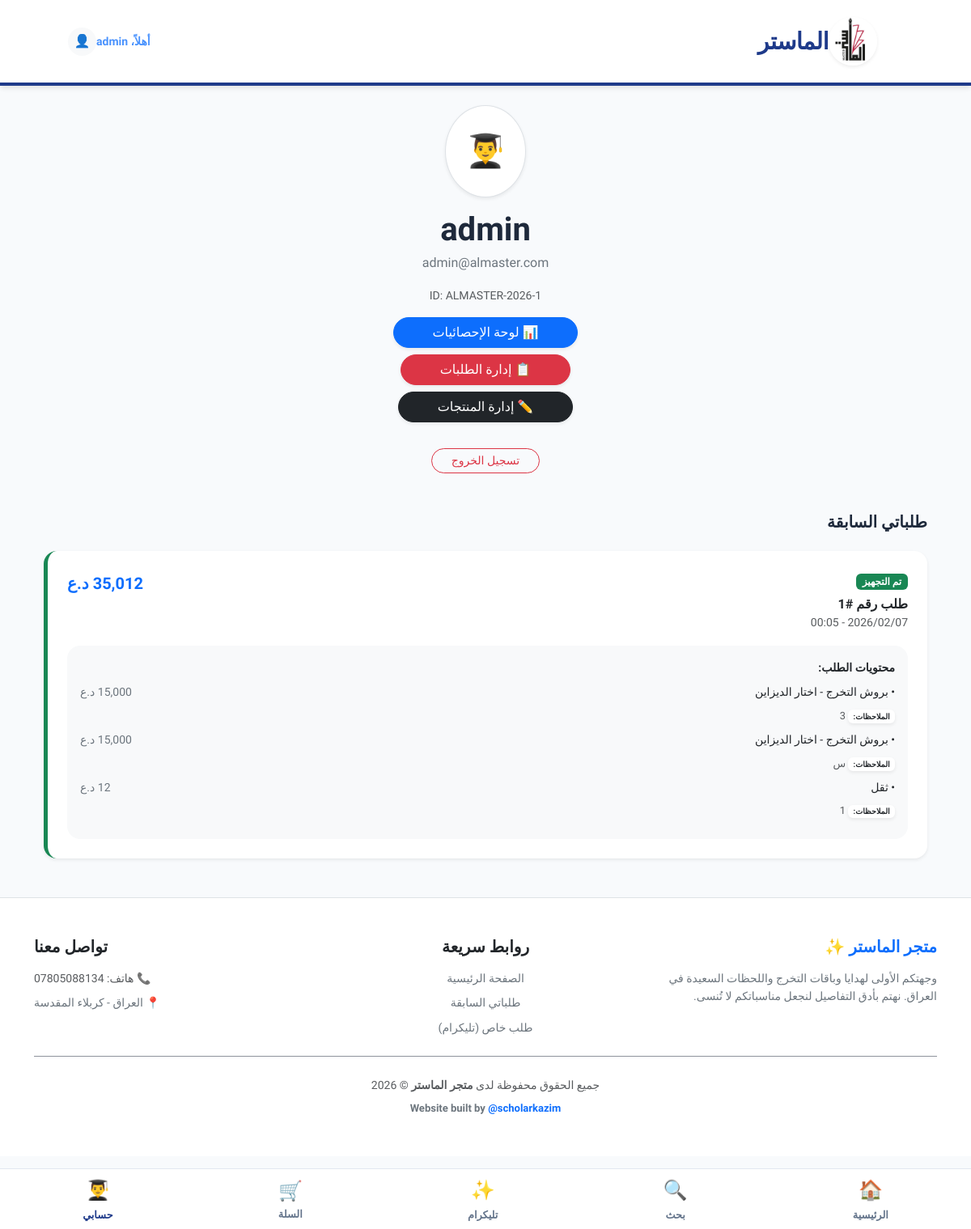
The app's page /profile (signed in), older data.
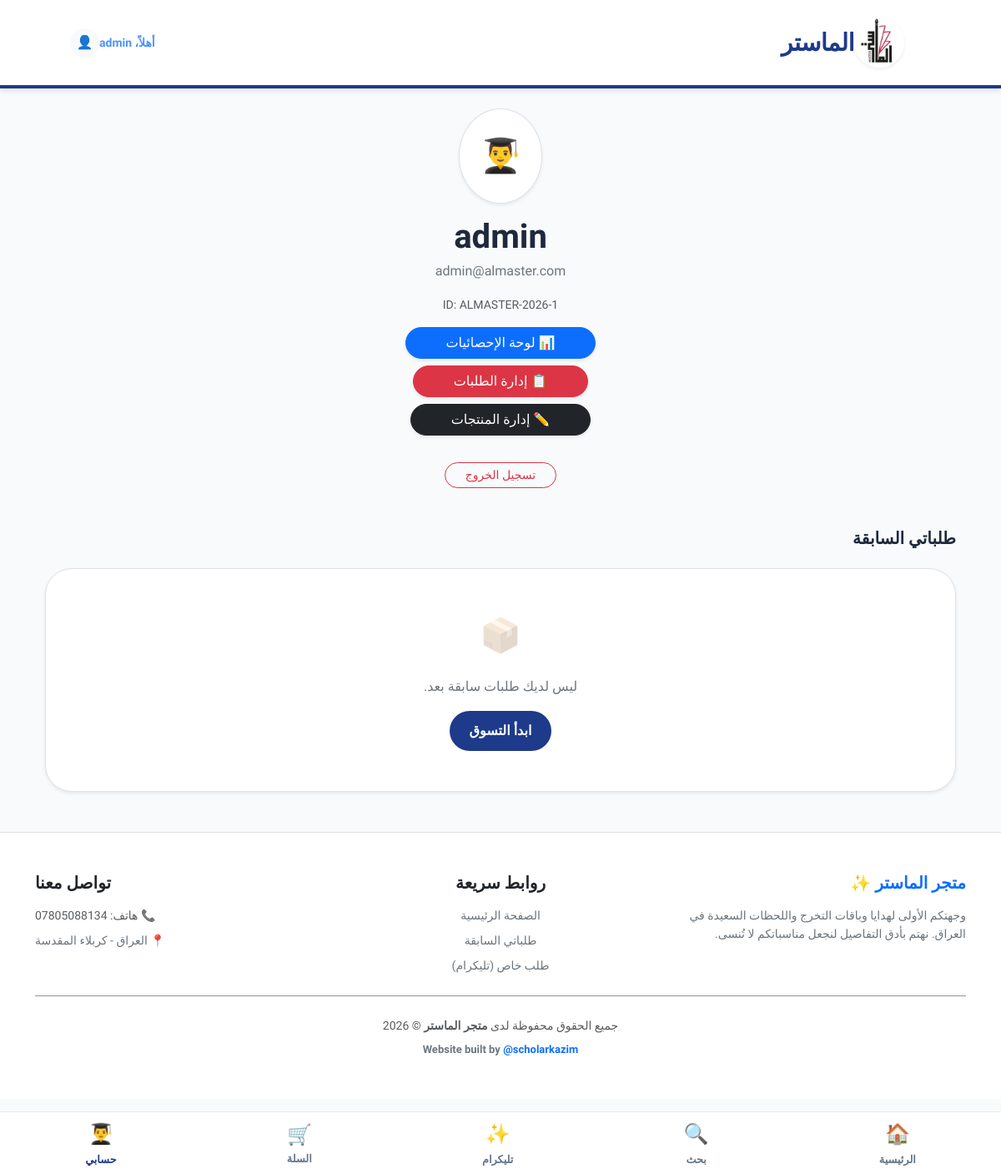
The same page, newer data.
### models.py (models this page shows)
class User(UserMixin, db.Model):
    id = db.Column(db.Integer, primary_key=True)
    username = db.Column(db.String(80), unique=True, nullable=False) # Supports Arabic
    phone = db.Column(db.String(20), unique=True, nullable=False)
    email = db.Column(db.String(120), unique=True, nullable=True) # Optional now
    password_hash = db.Column(db.String(120), nullable=True) # Not needed for OTP login but keep for admin
    is_admin = db.Column(db.Boolean, default=False)
    created_at = db.Column(db.DateTime, default=datetime.utcnow)

class Order(db.Model):
    id = db.Column(db.Integer, primary_key=True)
    user_id = db.Column(db.Integer, db.ForeignKey('user.id'), nullable=False)
    total_price = db.Column(db.Float, nullable=False)
    status = db.Column(db.String(50), default='قيد الانتظار') # Pending, Paid, Shipped, Delivered
    full_name = db.Column(db.String(200))
    phone = db.Column(db.String(20))
    province = db.Column(db.String(100))
    address = db.Column(db.String(500))
    created_at = db.Column(db.DateTime, default=datetime.utcnow)
    user = db.relationship('User', backref='orders', lazy=True)
    items = db.relationship('OrderItem', backref='order', lazy=True)

class OrderItem(db.Model):
    id = db.Column(db.Integer, primary_key=True)
    order_id = db.Column(db.Integer, db.ForeignKey('order.id'), nullable=False)
    product_id = db.Column(db.Integer, db.ForeignKey('product.id'), nullable=False)
    quantity = db.Column(db.Integer, nullable=False)
    price = db.Column(db.Float, nullable=False)
    custom_name = db.Column(db.String(200))
    custom_year = db.Column(db.String(10))
    custom_photo_url = db.Column(db.String(500))
    product = db.relationship('Product', backref='order_items', lazy=True)

class Product(db.Model):
    id = db.Column(db.Integer, primary_key=True)
    title = db.Column(db.String(200), nullable=False)
    description = db.Column(db.Text)
    price = db.Column(db.Float, nullable=False)
    image_url = db.Column(db.String(500)) # Main image
    category = db.Column(db.String(100))
    grad_year = db.Column(db.String(10))
    can_customize_name = db.Column(db.Boolean, default=True)
    stock = db.Column(db.Integer, default=100)
    created_at = db.Column(db.DateTime, default=datetime.utcnow)
    images = db.relationship('ProductImage', backref='product', lazy=True, cascade="all, delete-orphan")

### app.py (the view)
@app.route('/profile')
@login_required
def profile():
    orders = Order.query.filter_by(user_id=current_user.id).order_by(Order.created_at.desc()).all()
    return render_template('profile.html', orders=orders)

### app.py (called while the page is built)
@login_manager.user_loader
def load_user(user_id):
    return User.query.get(int(user_id))

### templates/profile.html (shortened to what this page needs)
{% extends "base.html" %}
{% block content %}
<div class="mb-5 text-center">
    <div class="bg-white d-inline-block p-4 rounded-circle shadow-sm mb-3 border">
        <span class="fs-1">👨‍🎓</span>
    </div>
    <h1 class="display-6 fw-bold mb-1">{{ current_user.username }}</h1>
    <p class="text-secondary mb-3">{{ current_user.email }}</p>
    <p class="text-muted small">ID: ALMASTER-2026-{{ current_user.id }}</p>
    {% if current_user.is_admin %}
    <div class="d-flex flex-column gap-2 align-items-center mb-4">
        <a href="{{ url_for('admin_dashboard') }}" class="btn btn-primary rounded-pill px-5 shadow-sm">📊 لوحة
            الإحصائيات</a>
        <a href="{{ url_for('admin_orders') }}" class="btn btn-danger rounded-pill px-5 shadow-sm">📋 إدارة الطلبات</a>
        <a href="{{ url_for('admin_products') }}" class="btn btn-dark rounded-pill px-5 shadow-sm">✏️ إدارة المنتجات</a>
    </div>
    {% endif %}
    <a href="{{ url_for('logout') }}" class="btn btn-outline-danger btn-sm rounded-pill px-4 mt-2">تسجيل الخروج</a>
</div>
<div class="mb-5">
    <h5 class="fw-bold mb-4">طلباتي السابقة</h5>
    {% if orders %}
    {% for order in orders %}
    <div
        class="card border-0 shadow-sm rounded-4 mb-4 overflow-hidden border-start border-5 {% if order.status == 'قيد الانتظار' %}border-warning{% elif order.status == 'تم الشحن' %}border-primary{% else %}border-success{% endif %}">
        <div class="card-body p-4">
            <div class="d-flex justify-content-between align-items-start mb-3">
                <div>
                    <span
                        class="badge {% if order.status == 'قيد الانتظار' %}bg-warning{% elif order.status == 'تم الشحن' %}bg-primary{% else %}bg-success{% endif %} mb-2">
                        {{ order.status }}
                    </span>
                    <h6 class="fw-bold mb-0 text-dark">طلب رقم #{{ order.id }}</h6>
                    <small class="text-muted">{{ order.created_at.strftime('%Y/%m/%d - %H:%M') }}</small>
                </div>
                <div class="text-end">
                    <span class="fw-bold text-primary fs-5">{{ "{:,.0f}".format(order.total_price) }} د.ع</span>
                </div>
            </div>
            <div class="bg-light p-3 rounded-4">
                <p class="small fw-bold mb-2">محتويات الطلب:</p>
                <ul class="list-unstyled mb-0 small">
                    {% for item in order.items %}
                    <li class="mb-2 d-flex justify-content-between">
                        <span>• {{ item.product.title }}</span>
                        <span class="text-secondary">{{ "{:,.0f}".format(item.price) }} د.ع</span>
                    </li>
                    {% if item.custom_name %}
                    <li class="mb-2 ms-3 text-muted" style="font-size: 0.8rem;">
                        <span class="badge bg-white text-dark shadow-sm">الملاحظات:</span> {{ item.custom_name }}
                    </li>
                    {% endif %}
                    {% endfor %}
                </ul>
            </div>
        </div>
    </div>
    {% endfor %}
    {% else %}
    <div class="text-center py-5 bg-white rounded-5 shadow-sm border">
        <div class="fs-1 opacity-25 mb-3">📦</div>
        <p class="text-secondary">ليس لديك طلبات سابقة بعد.</p>
        <a href="{{ url_for('index') }}" class="btn btn-grad-blue rounded-pill px-4">ابدأ التسوق</a>
    </div>
    {% endif %}
</div>
{% endblock %}

### templates/base.html (shortened to what this page needs)
<!DOCTYPE html>
<html lang="ar" dir="rtl">
<head>
    <link href="https://cdn.jsdelivr.net/npm/bootstrap@5.3.0/dist/css/bootstrap.min.css" rel="stylesheet">
    <link rel="stylesheet" href="{{ url_for('static', filename='css/style.css') }}">
</head>
<body>
    <nav class="navbar sticky-top py-3">
        <div class="container px-4">
            <a class="navbar-brand brand-font d-flex align-items-center" href="{{ url_for('index') }}">
                <img src="{{ url_for('static', filename='img/logo.jpg') }}" alt="الماستر" height="60"
                    class="me-3 rounded-circle shadow-sm">
                <span>الماستر</span>
            </a>
            <div class="d-flex align-items-center">
                {% if current_user.is_authenticated %}
                <a href="{{ url_for('profile') }}" class="text-decoration-none d-flex align-items-center">
                    <span class="me-2 opacity-75 small fw-bold">أهلاً، {{ current_user.username }}</span>
                    <div class="bg-light rounded-circle p-2 d-flex align-items-center justify-content-center"
                        style="width: 35px; height: 35px;">
                        <span class="fs-6">👤</span>
                    </div>
                </a>
                {% else %}
                <a href="{{ url_for('login') }}" class="btn btn-grad-blue btn-sm px-4 rounded-pill">دخول</a>
                {% endif %}
            </div>
        </div>
    </nav>
    <main class="container mt-4 px-4">
        {% block content %}{% endblock %}
    </main>
    <div class="iphone-tab-bar">
        <a href="{{ url_for('index') }}" class="tab-item {% if request.endpoint == 'index' %}active{% endif %}">
            <span class="tab-icon">🏠</span>
            <span>الرئيسية</span>
        </a>
        <a href="{{ url_for('search') }}" class="tab-item {% if request.endpoint == 'search' %}active{% endif %}">
            <span class="tab-icon">🔍</span>
            <span>بحث</span>
        </a>
        {% if current_user.is_authenticated %}
        <a href="https://t.me/ALMASTER1" class="tab-item">
            <span class="tab-icon">✨</span>
            <span>تليكرام</span>
        </a>
        <a href="{{ url_for('view_cart') }}" class="tab-item {% if request.endpoint == 'view_cart' %}active{% endif %}">
            <div class="position-relative">
                <span class="tab-icon">🛒</span>
            </div>
            <span>السلة</span>
        </a>
        <a href="{{ url_for('profile') }}" class="tab-item {% if request.endpoint == 'profile' %}active{% endif %}">
            <span class="tab-icon">👨‍🎓</span>
            <span>حسابي</span>
        </a>
        {% endif %}
    </div>
    <footer class="bg-white border-top mt-5 py-5">
        <div class="container">
            <div class="row g-4">
                <div class="col-12 col-md-4 text-center text-md-end">
                    <h5 class="fw-bold text-primary mb-3">متجر الماستر ✨</h5>
                    <p class="text-secondary small">وجهتكم الأولى لهدايا وباقات التخرج واللحظات السعيدة في العراق. نهتم
                        بأدق التفاصيل لنجعل مناسباتكم لا تُنسى.</p>
                </div>
                <div class="col-12 col-md-4 text-center">
                    <h5 class="fw-bold text-dark mb-3">روابط سريعة</h5>
                    <div class="d-flex flex-column gap-2">
                        <a href="{{ url_for('index') }}" class="text-decoration-none text-secondary small">الصفحة
                            الرئيسية</a>
                        <a href="{{ url_for('profile') }}" class="text-decoration-none text-secondary small">طلباتي
                            السابقة</a>
                        <a href="https://t.me/ALMASTER1" class="text-decoration-none text-secondary small">طلب خاص
                            (تليكرام)</a>
                    </div>
                </div>
                <div class="col-12 col-md-4 text-center text-md-start">
                    <h5 class="fw-bold text-dark mb-3">تواصل معنا</h5>
                    <p class="small text-muted mb-2">📞 هاتف: 07805088134</p>
                    <p class="text-secondary small">📍 العراق - كربلاء المقدسة</p>
                </div>
            </div>
            <hr class="my-4 opacity-50">
            <div class="text-center">
                <p class="text-muted small mb-0">جميع الحقوق محفوظة لدى <strong>متجر الماستر</strong> © 2026</p>
                <div class="mt-2 fw-bold" style="font-size: 13px;">
                    <span class="text-secondary">Website built by</span>
                    <a href="https://www.instagram.com/scholarkazim" target="_blank"
                        class="text-primary text-decoration-none hover-link">@scholarkazim</a>
                </div>
            </div>
        </div>
    </footer>
</body>
</html>

### static/css/style.css (style rules this page uses)
:root { --bg-color: #f8fafc; --text-color: #1e293b; --primary-color: #1e3a8a; --accent-color: #d4af37; --secondary-blue: #3b82f6; --font-main: 'Tajawal', sans-serif; --transition: all 0.3s cubic-bezier(0.4, 0, 0.2, 1); --card-bg: #ffffff; --safe-area-inset-bottom: env(safe-area-inset-bottom); }
* { box-sizing: border-box; margin: 0; padding: 0; font-family: var(--font-main) !important; }
body { background-color: var(--bg-color); color: var(--text-color); line-height: 1.6; overflow-x: hidden; direction: rtl; text-align: right; padding-bottom: calc(90px + var(--safe-area-inset-bottom)); -webkit-text-size-adjust: 100%; -webkit-tap-highlight-color: transparent; }
.navbar { background: white !important; border-bottom: 4px solid var(--primary-color); box-shadow: 0 4px 6px -1px rgb(0 0 0 / 0.1); padding: 1rem 5% !important; }
.brand-font { color: var(--primary-color) !important; font-weight: 900; font-size: 1.8rem !important; letter-spacing: -0.5px; }
.iphone-tab-bar { position: fixed; bottom: 0; right: 0; left: 0; height: calc(75px + var(--safe-area-inset-bottom)); background: rgba(255, 255, 255, 0.95); backdrop-filter: blur(10px); display: flex; justify-content: space-around; align-items: center; padding-bottom: var(--safe-area-inset-bottom); border-top: 1px solid #e2e8f0; z-index: 1000; }
.tab-item { color: #64748b; text-decoration: none; display: flex; flex-direction: column; align-items: center; font-size: 0.8rem; font-weight: 600; transition: var(--transition); }
.tab-item.active { color: var(--primary-color); }
.tab-icon { font-size: 1.5rem; margin-bottom: 2px; }
.btn-grad-blue { background: var(--primary-color); color: white; padding: 12px 30px; border-radius: 12px; font-weight: 700; border: none; transition: var(--transition); }

Row changes from the older to the newer data that the page shows:
removed Order: status "تم التجهيز", id "1", created_at "2026/02/07 - 00:05", total_price "35,012"
removed OrderItem: product "بروش التخرج - اختار الديزاين", custom_name "3"
removed OrderItem: product "بروش التخرج - اختار الديزاين", custom_name "س"
removed OrderItem: product "ثقل", custom_name "1"
Text that changed along with them:
text now shown: "📦 ليس لديك طلبات سابقة بعد. ابدأ التسوق"
